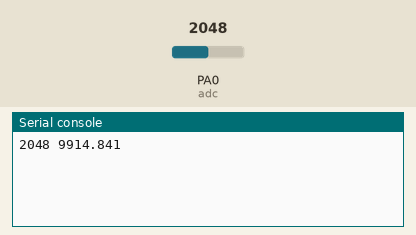
A program run on a simulated pyboard running MicroPython. Shown: the last lines printed to the serial console. The test bench sets the inputs (shaded band); at power-on: PA0 (adc) = 2048 (analog values on the 0–4095 scale).

Above: at 1.2 s.
1.3 s: PA0 (adc) set to 2866
At 3.5 s:
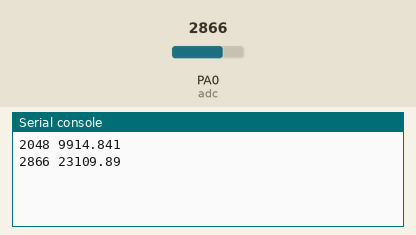
4.0 s: PA0 (adc) set to 3603
At 5.0 s:
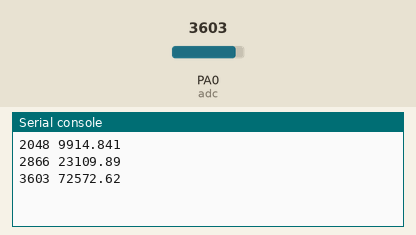
Timing chart, 0 to 7.0 s (numbered marks = the images above; inputs shaded):
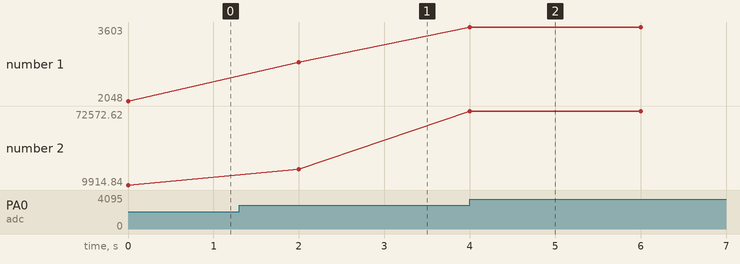

Measured:
- after the input at 1.3 s, the serial console: prints a new line after 0.70 s (image 1)
- after the input at 4.0 s, the serial console: prints a new line at once (image 2)
- plotted number 1: 2048 → 2866 after the input at 1.3 s, 2866 → 3603 after the input at 4.0 s
- plotted number 2: 9914.84 → 23109.89 after the input at 1.3 s, 23109.89 → 72572.62 after the input at 4.0 s

The program:

mesure_resistance.py
```python
from pyb import Pin, ADC
from time import sleep_ms

adc = ADC(Pin("A0")) # Déclaration de l'ADC sur la broche A0

Ro = 9.91e3     # Resistance en série avec la CTN

while True:
    N = adc.read()
    R = Ro*N/(4095-N)       # Calcul de la resistance de la CTN
    print(N, R)
    sleep_ms(2000)
```
